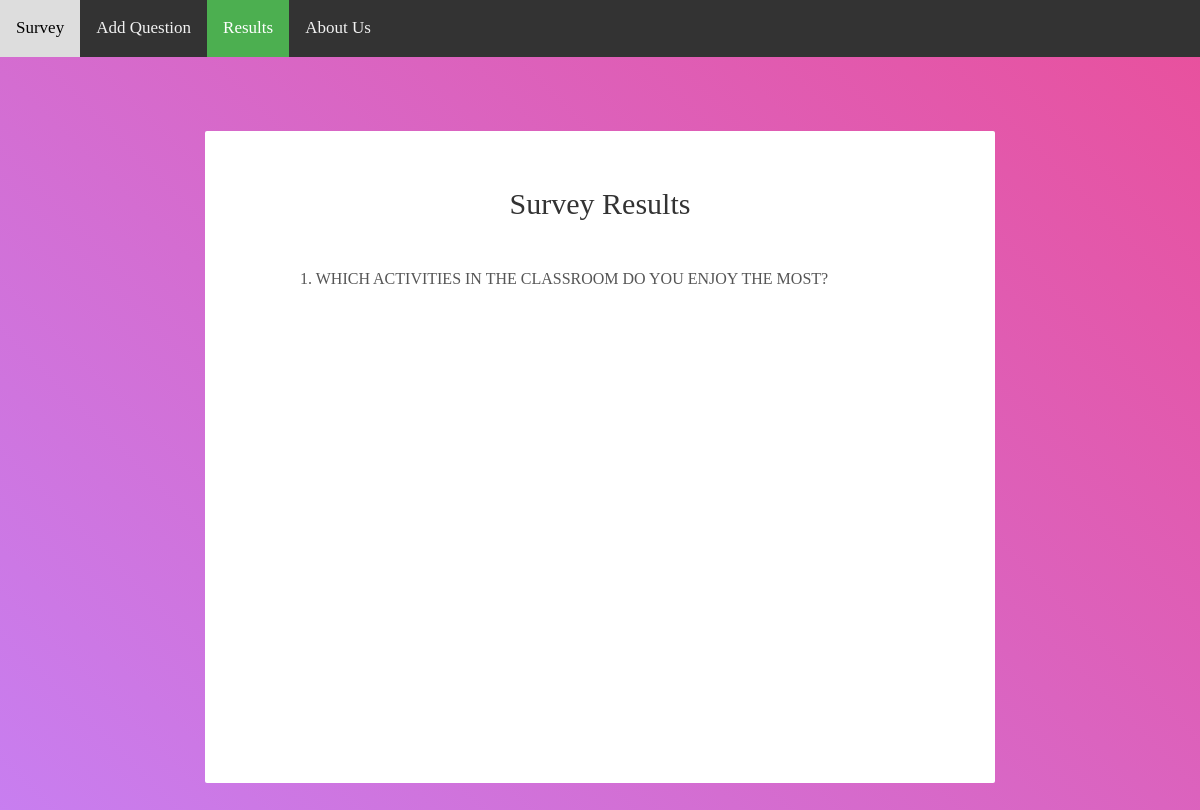
/Admin/results.php?qid=1, run on the app's committed database.
### tables this page shows
CREATE TABLE `question` (
  `id` int(11) NOT NULL,
  `question` varchar(200) NOT NULL,
  `optionA` varchar(100) NOT NULL,
  `optionB` varchar(100) NOT NULL,
  `optionC` varchar(100) NOT NULL,
  `voteA` int(11) NOT NULL DEFAULT 0,
  `voteB` int(11) DEFAULT 0,
  `voteC` int(11) DEFAULT 0
);

### Admin/results.php (the view, shortened to what this page needs)
<?php
include('config.php');
?>
<!DOCTYPE html>
<html lang="en">
<head>
	<link rel="stylesheet" type="text/css" href="vendor/bootstrap/css/bootstrap.min.css">
	<link rel="stylesheet" type="text/css" href="fonts/font-awesome-4.7.0/css/font-awesome.min.css">
	<link rel="stylesheet" type="text/css" href="fonts/iconic/css/material-design-iconic-font.min.css">
	<link rel="stylesheet" type="text/css" href="vendor/animate/animate.css">
	<link rel="stylesheet" type="text/css" href="vendor/css-hamburgers/hamburgers.min.css">
	<link rel="stylesheet" type="text/css" href="vendor/animsition/css/animsition.min.css">
	<link rel="stylesheet" type="text/css" href="vendor/select2/select2.min.css">
	<link rel="stylesheet" type="text/css" href="vendor/daterangepicker/daterangepicker.css">
	<link rel="stylesheet" type="text/css" href="css/util.css">
	<link rel="stylesheet" type="text/css" href="css/main.css">
<link rel="stylesheet" href="https://cdnjs.cloudflare.com/ajax/libs/font-awesome/4.7.0/css/font-awesome.min.css">
</head>
<body>
<div class="topnav" id="myTopnav">
  <a href="index.php" >Survey</a>
  <a href="add.php">Add Question</a>
  <a href="results.php" class="active">Results</a>
  <a href="#about">About Us</a>
</div>
	<div class="container-contact100">
		<div class="wrap-contact100">
			<form class="contact100-form validate-form" action="" method="POST">
				<span class="contact100-form-title">
					Survey Results
				</span>
                <?php
        $id=$_GET['qid'];
				$sql="SELECT *FROM question WHERE id='$id'";
				$result=mysqli_query($con,$sql);
				while($row=mysqli_fetch_assoc($result))
				{
				?>
				<label class="label-input100" for="first-name" style="font-size:16px"><?php echo $row['id'].". ".$row['question']; ?></label>
			    <br> <br>
				<div id="container" style="width: 550px; height: 400px; margin: 0 auto"></div>
				<br> <br>
	<?php
				}
		?>
			</form>
		</div>
	</div>
</body>
</html>

### Admin/css/main.css (style rules this page uses)
* { margin: 0px; padding: 0px; box-sizing: border-box; }
body, html { height: 100%; font-family: Raleway-SemiBold, sans-serif; }
a { font-family: Raleway-SemiBold; font-size: 14px; line-height: 1.7; color: #666666; margin: 0px; transition: all 0.4s; -webkit-transition: all 0.4s; -o-transition: all 0.4s; -moz-transition: all 0.4s; }
label { display: block; margin: 0; }
.container-contact100 { width: 100%; min-height: 100vh; display: -webkit-box; display: -webkit-flex; display: -moz-box; display: -ms-flexbox; display: flex; flex-wrap: wrap; justify-content: center; align-items: center; padding: 15px; background: #d867c6; background: -webkit-linear-gradient(45deg, #c77ff2, #e8519e); background: -o-linear-gradient(45deg, #c77ff2, #e8519e); background: -moz-linear-gradient(45deg, #c77ff2, #e8519e); background: linear-gradient(45deg, #c77ff2, #e8519e); }
.wrap-contact100 { width: 790px; background: #fff; border-radius: 2px; padding: 55px 95px 68px 95px; }
.contact100-form { width: 100%; display: -webkit-box; display: -webkit-flex; display: -moz-box; display: -ms-flexbox; display: flex; flex-wrap: wrap; justify-content: space-between; }
.contact100-form-title { width: 100%; display: block; font-family: Raleway-Black; font-size: 30px; color: #333333; line-height: 1.2; text-align: center; padding-bottom: 45px; }
.label-input100 { font-family: Raleway-SemiBold; font-size: 13px; color: #555555; line-height: 1.5; text-transform: uppercase; width: 100%; padding-bottom: 11px; }

### Admin/results.php (style rules this page uses)
body { margin: 0; font-family: Arial, Helvetica, sans-serif; }
.topnav { overflow: hidden; background-color: #333; }
.topnav a { float: left; display: block; color: #f2f2f2; text-align: center; padding: 14px 16px; text-decoration: none; font-size: 17px; }
.topnav a.active { background-color: #4CAF50; color: white; }

### data on the page
question: id "1", question "WHICH ACTIVITIES IN THE CLASSROOM DO YOU ENJOY THE MOST?"
